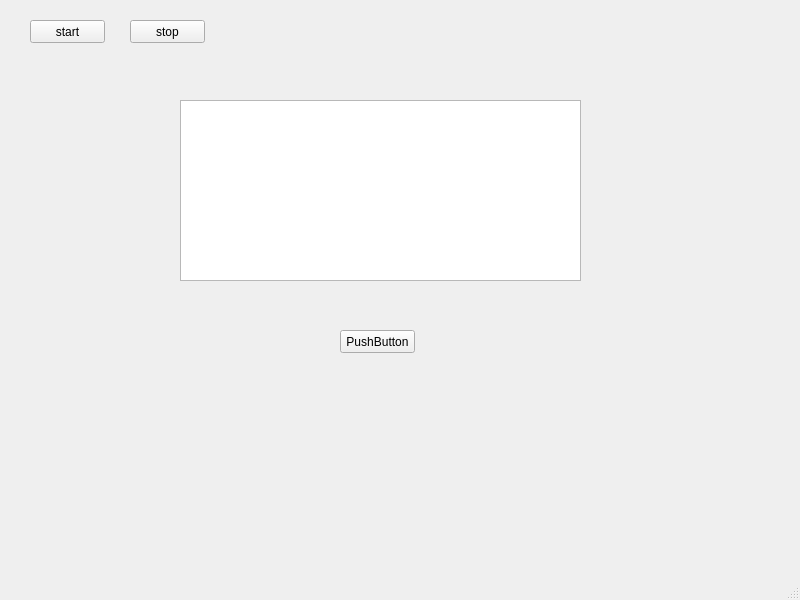
<?xml version="1.0" encoding="UTF-8"?>
<ui version="4.0">
 <class>MainWindow</class>
 <widget class="QMainWindow" name="MainWindow">
  <property name="geometry">
   <rect>
    <x>0</x>
    <y>0</y>
    <width>800</width>
    <height>600</height>
   </rect>
  </property>
  <property name="windowTitle">
   <string>MainWindow</string>
  </property>
  <widget class="QWidget" name="centralwidget">
   <widget class="QPushButton" name="buttonStart">
    <property name="geometry">
     <rect>
      <x>30</x>
      <y>20</y>
      <width>75</width>
      <height>23</height>
     </rect>
    </property>
    <property name="text">
     <string>start</string>
    </property>
   </widget>
   <widget class="QPushButton" name="stopButton">
    <property name="geometry">
     <rect>
      <x>130</x>
      <y>20</y>
      <width>75</width>
      <height>23</height>
     </rect>
    </property>
    <property name="text">
     <string>stop</string>
    </property>
   </widget>
   <widget class="QPlainTextEdit" name="plainTextEdit">
    <property name="geometry">
     <rect>
      <x>180</x>
      <y>100</y>
      <width>401</width>
      <height>181</height>
     </rect>
    </property>
   </widget>
   <widget class="QPushButton" name="pushButton">
    <property name="geometry">
     <rect>
      <x>340</x>
      <y>330</y>
      <width>75</width>
      <height>23</height>
     </rect>
    </property>
    <property name="text">
     <string>PushButton</string>
    </property>
   </widget>
  </widget>
  <widget class="QMenuBar" name="menubar">
   <property name="geometry">
    <rect>
     <x>0</x>
     <y>0</y>
     <width>800</width>
     <height>21</height>
    </rect>
   </property>
  </widget>
  <widget class="QStatusBar" name="statusbar"/>
 </widget>
 <resources/>
 <connections/>
</ui>
